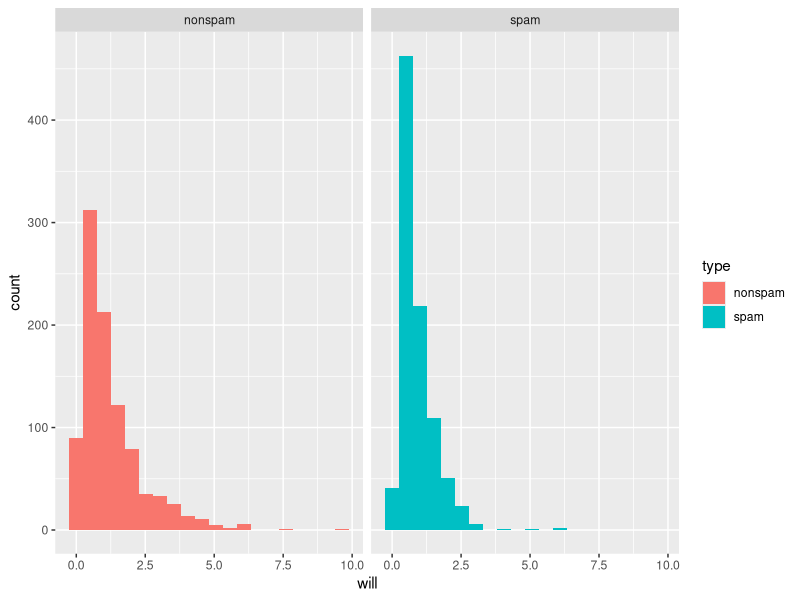
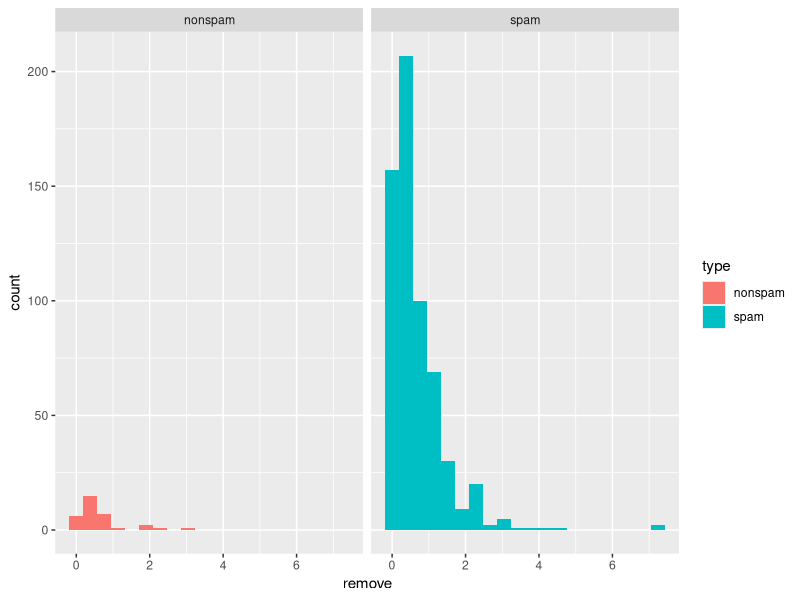
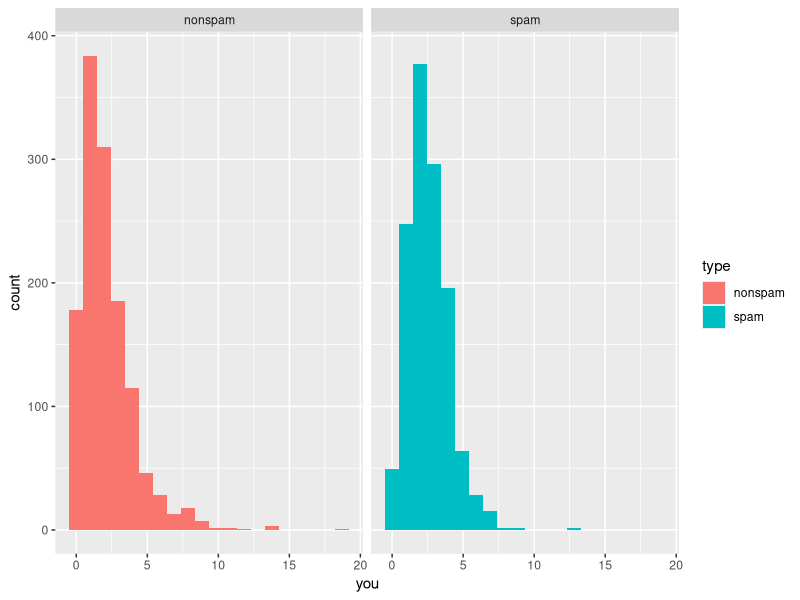
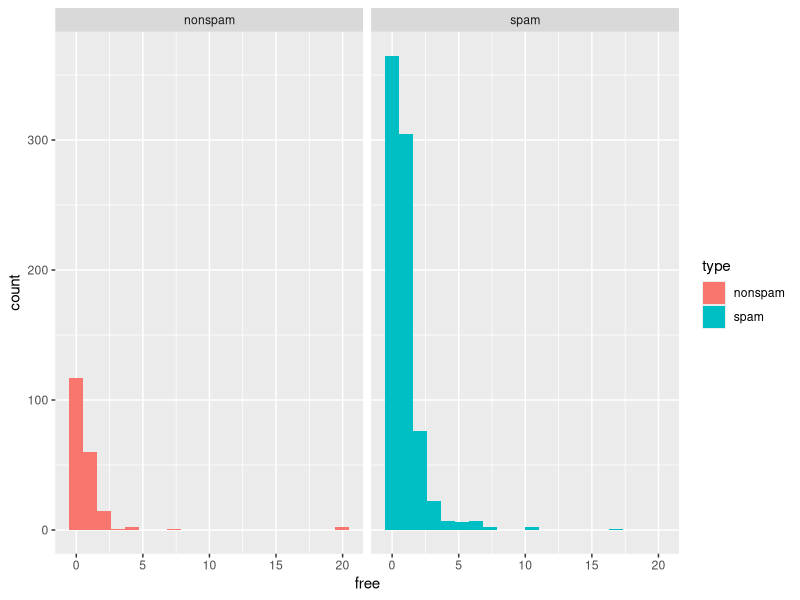
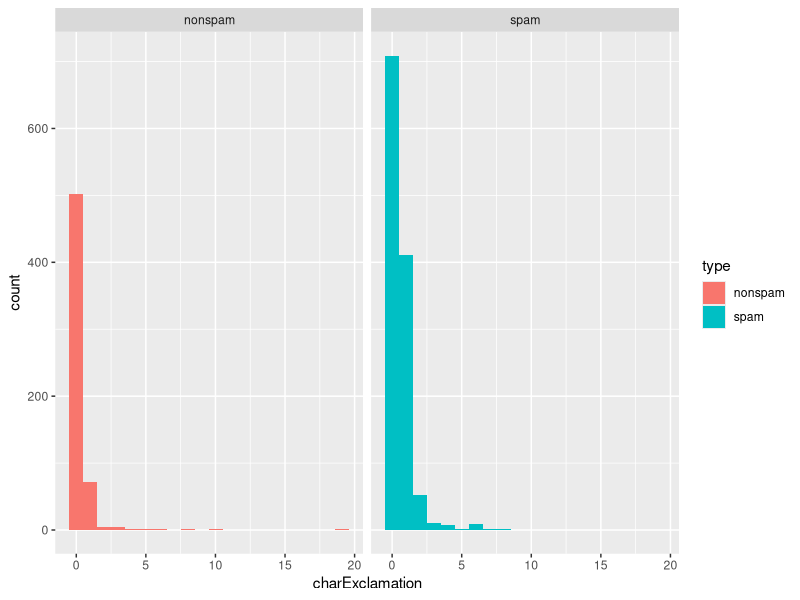
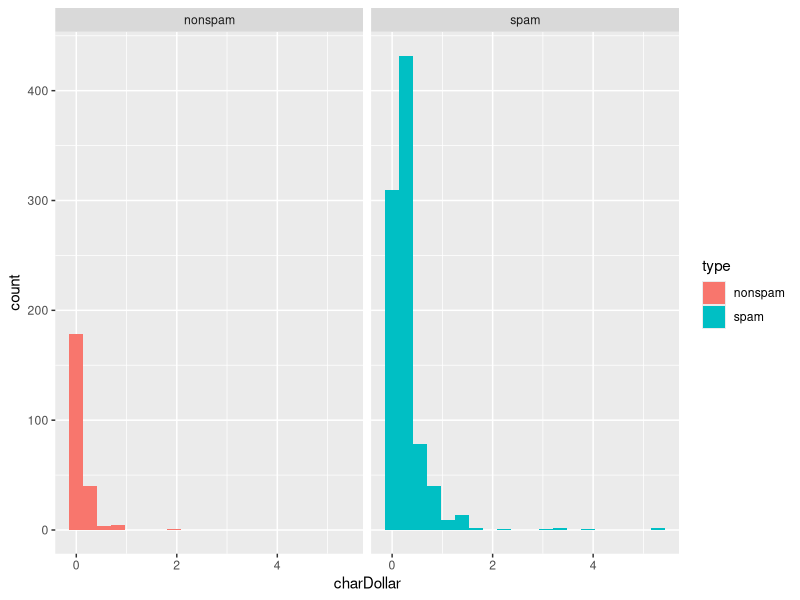

These figures' R source, in order:
#install.packages("caret")
#install.packages("ggplot2")
#install.packages("sqldf")
#install.packages("e1071")
#install.packages("rmarkdown")
library(ggplot2)
library(caret)
library(sqldf)
library(e1071)
library(rmarkdown)

# set the working directory to the proper folder
# you can either give in the path or click on Session and then Set Working Directory
#setwd("~/Desktop/Spamfilter")

# We set the seed to remove randomness in choosing the training set. 
# I will explain this in class. 
set.seed(10)

# read the data
# type ?read.csv in the console if you need information about a function
spam <- read.csv2(file="SpamFilterData.csv", sep =",", dec = ".") 

# good practice would be to specify the classes for the columns
# colClasses = c(rep("numeric", 6), "factor"))
# information about the object can be extracted by using str
str(spam)

# several options to view the data 
View(spam)
head(spam)
tail(spam, 10)

# get summary
summary(spam)


#*****************

# create an array of indices to partition the data
# p = 0.8 means I will use 80% of the rows for the training set
trainIndex <- createDataPartition(spam$type, p = 0.8, list = FALSE, times = 1)

trainSet <- spam[trainIndex, ]
testSet <- spam[-trainIndex,]



#by Joris

createHistogram <- function(dataSet, event){
  colNumber <- match(event, names(dataSet))
  ggplot(data=dataSet,(aes_string(x = event, fill = "type"))) + geom_histogram(bins = 20) + facet_grid(~type) 
  ggplot(data=trainSet[(dataSet[colNumber] != 0.0),], (aes_string(x = event, fill = "type"))) + geom_histogram(bins = 20) + facet_grid(~type) 
}

colnames(trainSet)

createHistogram(trainSet, "will")
createHistogram(trainSet, "remove")
createHistogram(trainSet, "you")
createHistogram(trainSet, "free")
createHistogram(trainSet, "charExclamation")
createHistogram(trainSet, "charDollar")

#Wahrscheinleichkeit, das Wort in einem Spam Mail vorkommt
probEisSpam <- function(dataSet, event, threshold){

  colNumber <- match(event, names(dataSet))
  
  nrowSpamandEvent <- nrow(dataSet[dataSet$type == "spam" & dataSet[colNumber] > threshold,])
  nrowSpam <- nrow(dataSet[dataSet$type == "spam",])
  
  pSpamandEvent <- nrowSpamandEvent / nrowSpam
  
  nrowNonSpamandEvent <- nrow(dataSet[dataSet$type == "nonspam" & dataSet[colNumber] > threshold,])
  nrowNonSpam <- nrow(dataSet[dataSet$type == "nonspam",])
  
  pNonSpamandEvent <- nrowNonSpamandEvent / nrowNonSpam
  
  probability <- pSpamandEvent*0.9/(pSpamandEvent*0.9 + pNonSpamandEvent*0.1)
  
  return(probability)
}

pwill <- probEisSpam(trainSet, "will",0)
pwill
pyou <- probEisSpam(trainSet, "you",0)
pyou
pfree <- probEisSpam(trainSet, "free",0)
pfree
premove <- probEisSpam(trainSet, "remove",0)
premove
pExclamation <- probEisSpam(trainSet, "charExclamation",0)
pExclamation
pDollar <- probEisSpam(trainSet, "charDollar",0)
pDollar


#Create confusion matrix for training charExclamation
trainSet$singlecharExclamation <- "filternonspam"
trainSet$singlecharExclamation[trainSet$charExclamation > 0] <- "filterspam"
table(trainSet$singlecharExclamation, trainSet$type)

#Create confusion matrix for training remove
trainSet$singleremove <- "filternonspam"
trainSet$singleremove[trainSet$remove > 1] <- "filterspam"
table(trainSet$singleremove, trainSet$type)

#Create confusion matrix for both
trainSet$both <- "filternonspam"
trainSet$both[trainSet$remove > 0 & trainSet$charExclamation > 0] <- "filterspam"
table(trainSet$both, trainSet$type)


View(trainSet)

# Results with Naive Bayes Library
trainSet <- NULL
testSet <- NULL

trainSet <- spam[trainIndex, ]
testSet <- spam[-trainIndex,]

Naive_Bayes_Model <- naiveBayes(type ~., data=trainSet)
Naive_Bayes_Model

#Prediction on the dataset
NB_Predictions <- predict(Naive_Bayes_Model,testSet)
table(NB_Predictions,testSet$type)
